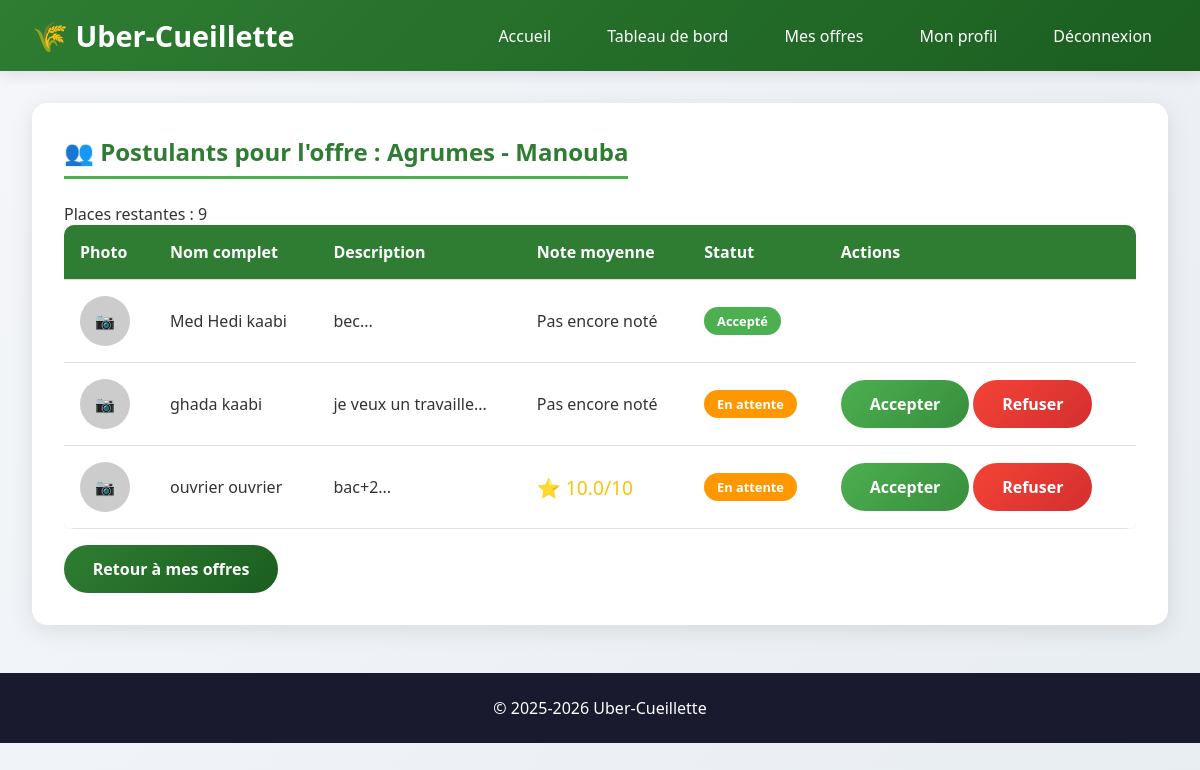
The page /voir_postulants.php?id=3 (signed in) on the database its author committed.
### tables this page shows
CREATE TABLE IF NOT EXISTS `offres` (
  `id` int NOT NULL AUTO_INCREMENT,
  `agriculteur_id` int NOT NULL,
  `type_fruit` varchar(50) NOT NULL,
  `gouvernorat` varchar(50) NOT NULL,
  `adresse_recolte` text NOT NULL,
  `date_debut` date NOT NULL,
  `date_fin` date NOT NULL,
  `nb_ouvriers_demandes` int NOT NULL,
  `nb_ouvriers_acceptes` int DEFAULT '0',
  `prix_journee` decimal(10,2) NOT NULL,
  `date_limite_postulation` date NOT NULL,
  `statut` enum('ouverte','cloturee','terminee') DEFAULT 'ouverte',
  `date_creation` timestamp NOT NULL DEFAULT CURRENT_TIMESTAMP,
  PRIMARY KEY (`id`),
  KEY `agriculteur_id` (`agriculteur_id`)
);

CREATE TABLE IF NOT EXISTS `candidatures` (
  `id` int NOT NULL AUTO_INCREMENT,
  `offre_id` int NOT NULL,
  `ouvrier_id` int NOT NULL,
  `date_candidature` timestamp NOT NULL DEFAULT CURRENT_TIMESTAMP,
  `statut` enum('en_attente','acceptee','refusee') DEFAULT 'en_attente',
  `note` decimal(3,1) DEFAULT NULL,
  `commentaire` text,
  `remuneration_totale` decimal(10,2) DEFAULT NULL,
  PRIMARY KEY (`id`),
  KEY `offre_id` (`offre_id`),
  KEY `ouvrier_id` (`ouvrier_id`)
);

CREATE TABLE IF NOT EXISTS `ouvriers` (
  `id` int NOT NULL AUTO_INCREMENT,
  `nom` varchar(50) NOT NULL,
  `prenom` varchar(50) NOT NULL,
  `email` varchar(100) NOT NULL,
  `cin` varchar(8) NOT NULL,
  `photo` varchar(255) DEFAULT NULL,
  `description` text NOT NULL,
  `pseudo` varchar(50) NOT NULL,
  `mot_de_passe` varchar(255) NOT NULL,
  `note_moyenne` decimal(3,2) DEFAULT '0.00',
  `date_inscription` timestamp NOT NULL DEFAULT CURRENT_TIMESTAMP,
  PRIMARY KEY (`id`),
  UNIQUE KEY `cin` (`cin`),
  UNIQUE KEY `email` (`email`),
  UNIQUE KEY `pseudo` (`pseudo`)
);

### voir_postulants.php (the view, shortened to what this page needs)
<?php
require_once 'config.php';
$offre_id = isset($_GET['id']) ? intval($_GET['id']) : 0;
$sql_check = "SELECT * FROM offres WHERE id = :id AND agriculteur_id = :agriculteur_id";
$stmt = $conn->prepare($sql_check);
$stmt->execute([':id' => $offre_id, ':agriculteur_id' => $_SESSION['user_id']]);
$offre = $stmt->fetch();
$sql = "SELECT c.*, o.nom, o.prenom, o.photo, o.description,
        (SELECT AVG(note) FROM candidatures WHERE ouvrier_id = o.id AND note IS NOT NULL) as moyenne_notes
        FROM candidatures c
        JOIN ouvriers o ON c.ouvrier_id = o.id
        WHERE c.offre_id = :offre_id
        ORDER BY c.date_candidature";
$stmt = $conn->prepare($sql);
$stmt->execute([':offre_id' => $offre_id]);
$candidatures = $stmt->fetchAll();
?>
<!DOCTYPE html>
<html lang="fr">
<head>
    <link rel="stylesheet" href="style.css">
</head>
<body>
    <header>
        <div class="header-container">
            <div class="logo">
                <h1>🌾 Uber-Cueillette</h1>
            </div>
            <nav>
                <ul>
                    <li><a href="index.php">Accueil</a></li>
                    <li><a href="dashboard_agriculteur.php">Tableau de bord</a></li>
                    <li><a href="mes_offres.php">Mes offres</a></li>
                    <li><a href="profil.php">Mon profil</a></li>
                    <li><a href="logout.php">Déconnexion</a></li>
                </ul>
            </nav>
        </div>
    </header>
    <div class="container">
        <div class="card">
            <h2>👥 Postulants pour l'offre : <?= htmlspecialchars($offre['type_fruit']) ?> - <?= htmlspecialchars($offre['gouvernorat']) ?></h2>
            <p>Places restantes : <?= $offre['nb_ouvriers_demandes'] - $offre['nb_ouvriers_acceptes'] ?></p>
            <?php if(count($candidatures) > 0): ?>
                <div class="table-container">
                    <table class="table">
                        <thead>
                            <tr>
                                <th>Photo</th>
                                <th>Nom complet</th>
                                <th>Description</th>
                                <th>Note moyenne</th>
                                <th>Statut</th>
                                <th>Actions</th>
                            </tr>
                        </thead>
                        <tbody>
                            <?php foreach($candidatures as $candidat): ?>
                                <tr>
                                    <td>
                                        <?php if($candidat['photo'] && file_exists('uploads/' . $candidat['photo'])): ?>
                                            <img src="uploads/<?= $candidat['photo'] ?>" width="50" height="50" style="border-radius: 50%; object-fit: cover;">
                                        <?php else: ?>
                                            <div style="width: 50px; height: 50px; background: #ccc; border-radius: 50%; display: flex; align-items: center; justify-content: center;">📷</div>
                                        <?php endif; ?>
                                    </td>
                                    <td><?= htmlspecialchars($candidat['prenom'] . ' ' . $candidat['nom']) ?></td>
                                    <td><?= htmlspecialchars(substr($candidat['description'], 0, 100)) ?>...</td>
                                    <td>
                                        <?php if($candidat['moyenne_notes']): ?>
                                            <span class="rating">⭐ <?= number_format($candidat['moyenne_notes'], 1) ?>/10</span>
                                        <?php else: ?>
                                            <span>Pas encore noté</span>
                                        <?php endif; ?>
                                    </td>
                                    <td>
                                        <?php if($candidat['statut'] == 'en_attente'): ?>
                                            <span class="badge badge-warning">En attente</span>
                                        <?php elseif($candidat['statut'] == 'acceptee'): ?>
                                            <span class="badge badge-success">Accepté</span>
                                        <?php else: ?>
                                            <span class="badge badge-danger">Refusé</span>
                                        <?php endif; ?>
                                    </td>
                                    <td>
                                        <?php if($candidat['statut'] == 'en_attente' && $offre['nb_ouvriers_acceptes'] < $offre['nb_ouvriers_demandes']): ?>
                                            <a href="gerer_candidature.php?id=<?= $candidat['id'] ?>&action=accepter&offre=<?= $offre_id ?>" class="btn btn-success btn-sm" onclick="return confirmerAction('Accepter ce candidat ?')">Accepter</a>
                                            <a href="gerer_candidature.php?id=<?= $candidat['id'] ?>&action=refuser&offre=<?= $offre_id ?>" class="btn btn-danger btn-sm" onclick="return confirmerAction('Refuser ce candidat ?')">Refuser</a>
                                        <?php endif; ?>
                                    </td>
                                </tr>
                            <?php endforeach; ?>
                        </tbody>
                    </table>
                </div>
            <?php else: ?>
                <p>Aucun postulant pour cette offre pour le moment.</p>
            <?php endif; ?>
            <div style="margin-top: 1rem;">
                <a href="mes_offres.php" class="btn btn-primary">Retour à mes offres</a>
            </div>
        </div>
    </div>
    <footer>
        <p>&copy; 2025-2026 Uber-Cueillette</p>
    </footer>
</body>
</html>

### style.css (style rules this page uses)
* { margin: 0; padding: 0; box-sizing: border-box; }
body { font-family: 'Segoe UI', Tahoma, Geneva, Verdana, sans-serif; background: linear-gradient(135deg, #f5f7fa 0%, #e8edf2 100%); min-height: 100vh; color: #333; }
header { background: linear-gradient(135deg, #2e7d32 0%, #1b5e20 100%); color: white; padding: 1rem 2rem; box-shadow: 0 4px 15px rgba(0,0,0,0.1); }
.header-container { max-width: 1400px; margin: 0 auto; display: flex; justify-content: space-between; align-items: center; flex-wrap: wrap; }
.logo h1 { font-size: 1.8rem; font-weight: 700; }
nav ul { list-style: none; display: flex; gap: 1.5rem; flex-wrap: wrap; }
nav ul li a { color: white; text-decoration: none; font-weight: 500; padding: 0.5rem 1rem; border-radius: 25px; transition: all 0.3s ease; }
.container { max-width: 1400px; margin: 2rem auto; padding: 0 2rem; }
.card { background: white; border-radius: 15px; box-shadow: 0 5px 25px rgba(0,0,0,0.1); padding: 2rem; margin-bottom: 2rem; transition: transform 0.3s ease, box-shadow 0.3s ease; }
.card h2 { color: #2e7d32; margin-bottom: 1.5rem; border-bottom: 3px solid #4caf50; padding-bottom: 0.5rem; display: inline-block; }
.btn { display: inline-block; padding: 0.8rem 1.8rem; border: none; border-radius: 25px; font-size: 1rem; font-weight: 600; cursor: pointer; transition: all 0.3s ease; text-decoration: none; text-align: center; }
.btn-primary { background: linear-gradient(135deg, #2e7d32, #1b5e20); color: white; }
.btn-danger { background: linear-gradient(135deg, #f44336, #d32f2f); color: white; }
.btn-success { background: linear-gradient(135deg, #4caf50, #388e3c); color: white; }
.table-container { overflow-x: auto; }
table { width: 100%; border-collapse: collapse; background: white; border-radius: 10px; overflow: hidden; box-shadow: 0 2px 10px rgba(0,0,0,0.05); }
th, td { padding: 1rem; text-align: left; border-bottom: 1px solid #e0e0e0; }
th { background: #2e7d32; color: white; font-weight: 600; }
.badge { display: inline-block; padding: 0.3rem 0.8rem; border-radius: 20px; font-size: 0.8rem; font-weight: 600; }
.badge-success { background: #4caf50; color: white; }
.badge-warning { background: #ff9800; color: white; }
.rating { color: #ffc107; font-size: 1.2rem; }
footer { background: #1a1a2e; color: white; text-align: center; padding: 1.5rem; margin-top: 3rem; }

### rows shown on the page
offres: type_fruit "Agrumes", gouvernorat "Manouba", $offre['nb_ouvriers_demandes'] - $offre['nb_ouvriers_acceptes'] "9"
candidatures: ouvrier.nom "Med Hedi kaabi", ouvrier.description "bec", shows "Pas encore noté", statut "Accepté"
candidatures: ouvrier.nom "ghada kaabi", ouvrier.description "je veux un travaille", shows "Pas encore noté", statut "En attente"
candidatures: ouvrier.nom "ouvrier ouvrier", ouvrier.description "bac+2", moyenne_notes "10.0", statut "En attente"
